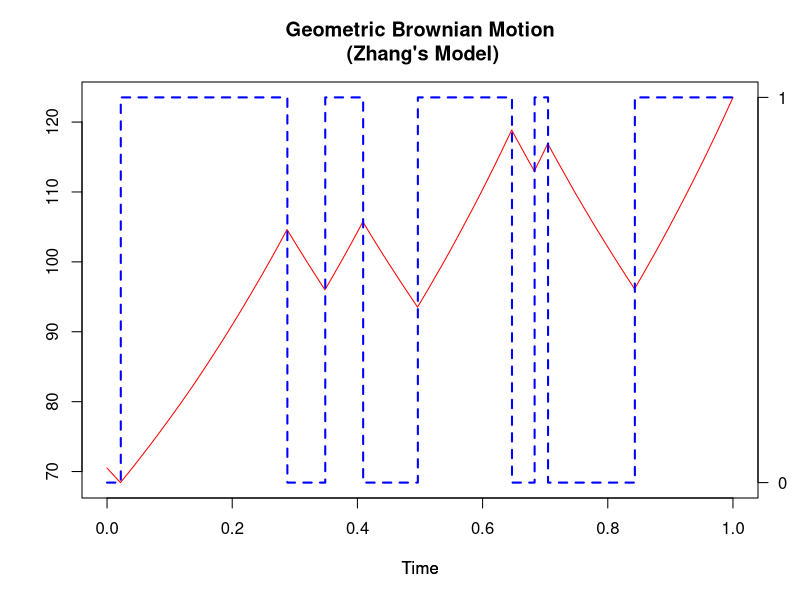

This chart was generated by the following R code:
library(expm)

#A WEAK TRAPEZOIDAL METHOD FOR A CLASS OF STOCHASTIC DIFFERENTIAL EQUATIONS

lambda<-c(6.04, 8.90) #alta e baixa
sigma<-c(0.44, 0.63) 
prob=0
r<-c(1.5, -1.61)
mu <- r + sigma^2/2
X0 = 70.5
p0 = c(0.5,0.5)

################## PARTE II #########################
# Fazendo os grÃ¡ficos dos caminhos

N= 2**12 # number of discrete time steps
R=2
L=N/R
T=1
dt = T/N
Dt=R*dt

#set.seed(15) # Fazendo a semente ser 15 para dar sempre o mesmo caminho
time = seq(0,T,Dt)

# Euler-Maruyama:
X   = rep(0,floor(L)+1)
X[1]= X0
A   = rep(0,floor(L)+1)
A[1] = sample(c(1,2),1,prob=p0)

# TODO:
# Gerar o tempo atÃ© a primeira transiÃ§Ã£o rexp(\lambd[A[1]],1)
tau <- rexp(1,lambda[A[1]])

theta=0.5
alfa_1=1/(2*theta*(1-theta))
alfa_2=((1-theta)^2+theta^2)/(2*theta*(1-theta))


for(j in 1:floor(L))
{
    # TODO:
    if(tau <= time[j+1]){
        if( A[j] == 1 ) A[j+1] = 2
        else            A[j+1] = 1
        tau <- tau + rexp(1,lambda[A[j+1]])
    } else {
        A[j+1] = A[j]
    }

    Winc = sqrt(Dt)*rnorm(1)    
    # SUBS PELO METODO DO TRAPEZIO 
    
    #step1
    
    
    
    X_step=X[j]+mu[A[j+1]]*X[j]*theta*Dt+sigma[A[j+1]]*Winc*sqrt(theta*Dt)
  
    
    #step2
    
    
    aux=abs(alfa_1*X_step*sigma[A[j+1]]^2-alfa_2*X[j]*sigma[A[j+1]]^2) 
    
    X[j+1]=X_step+(alfa_1*mu[A[j+1]]*X[j]- alfa_2*mu[A[j+1]]*X[j])*(1-theta)*Dt+ sqrt(aux)*Winc*sqrt((1-theta)*Dt)
    
    
    #X[j+1]=X[j]+Dt*X[j]*mu[A[j+1]]+X[j]*Winc*sigma[A[j+1]] + 0.5*(sigma[A[j+1]]^2)*X[j]*(Winc^2- Dt)

    
    }

# https://www.statmethods.net/advgraphs/axes.html
par(mfrow=c(1,1))
plot(time,X,main="Geometric Brownian Motion\n (Zhang's Model)",
     ylab="",xlab="Time",type="l",col="red",lwd=1)
par(new=TRUE)
plot(time,2-A,ylab="",xlab="Time",type="s",lty=2,col="blue",lwd=2,axes=FALSE)
axis(4, at=c(0,1),las=1)
